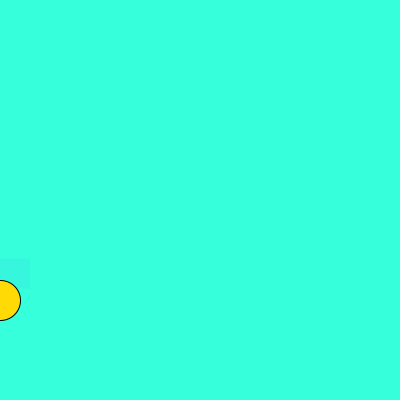
Frame 1 (no input)
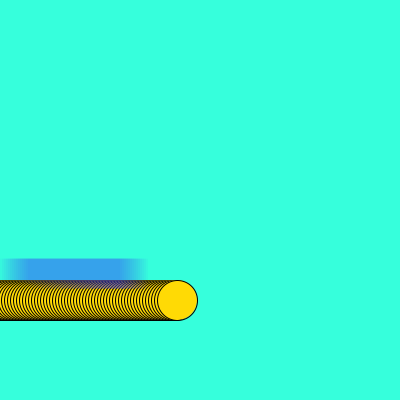
Frame 60 (the mouse pressed at the canvas centre just before this capture)
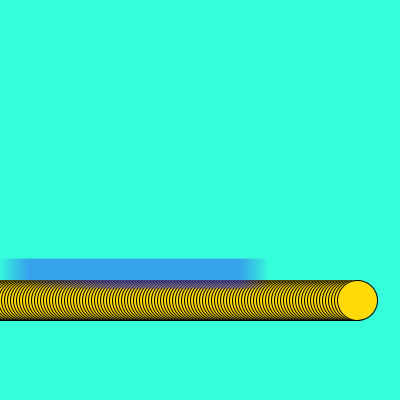
Frame 120 (the mouse held since frame 60 and released just before this capture)

The Processing sketch that drew these frames (run headless with seeded random() and noise(); from frame 60 on, the mouse is pressed at the canvas centre):

// Processing sketch: processing_88667
// ── processing_88667.pde

// © Laura Tjho
// 60-257 Hw Assignment 6

int x= 0;
int y= 0;
int speed= 3;

float tx, ty, td, txSpeed;
float r, g, b;

void setup(){
  size(400, 400);
  smooth();
  background(54, 255, 220);
  
  tx=0;
  ty=random(height);
  td= 60;
  txSpeed= 2;
  
}

void draw(){
  prepWindow();
  drawBox(tx, ty, td);
  moveBox();
  drawImage();
  moveImage();
}

void prepWindow()
{
  noStroke();
  fill(255, 10);
  //ellipse(200, 200, width, height);
}


void moveBox()
{
  tx=tx+txSpeed;
  if (tx>width)
  {
    txSpeed=-txSpeed;
  }
  else if (tx<0)
  {
    txSpeed=-txSpeed;
  }
}

void drawBox( float tx, float ty, float td)
{
  fill(54, 59, 255, 10);
  rect(tx, ty, td*.5, td*.5);
}

void moveImage()
{
  x=x+speed;
  
  if (x>width)
  {
    speed= speed*-1;
  }
  else if (x<0)
  {
    speed=-speed;
  }
}

void drawImage()
{
  stroke(0);
  fill(255, 218, 5);
  ellipse(x, 300, 40, 40);
}


void keyPressed()
{
  td = random(255);
  tx= random(255);
  ty= random(255);
  
  if (key == ' ')
  {
    txSpeed = txSpeed*2;
  }

}
